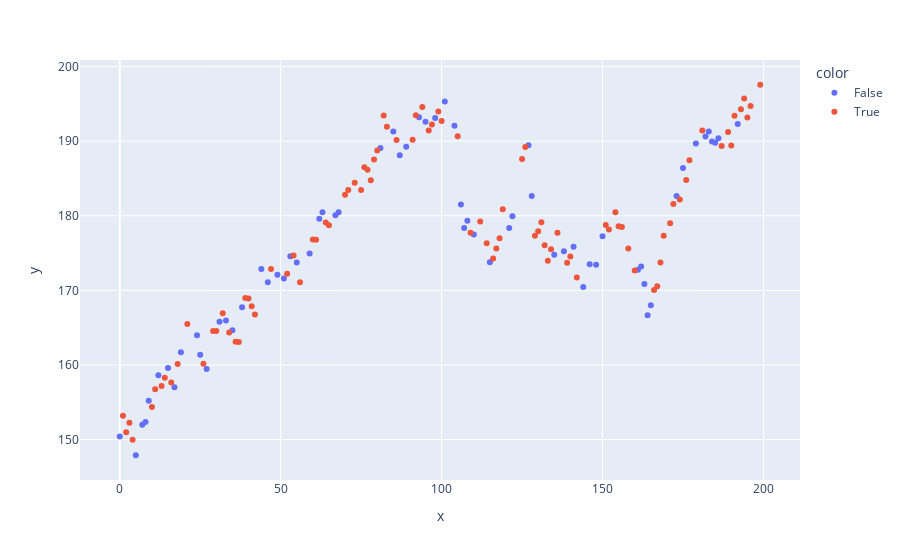

Here is the notebook cell this chart was saved with:
### Code cell
fig = px.scatter(x=np.array(range(length-1))[mask], y=np.array(price[-length+1:])[mask], color=(act==opt)[mask])
fig.show()
